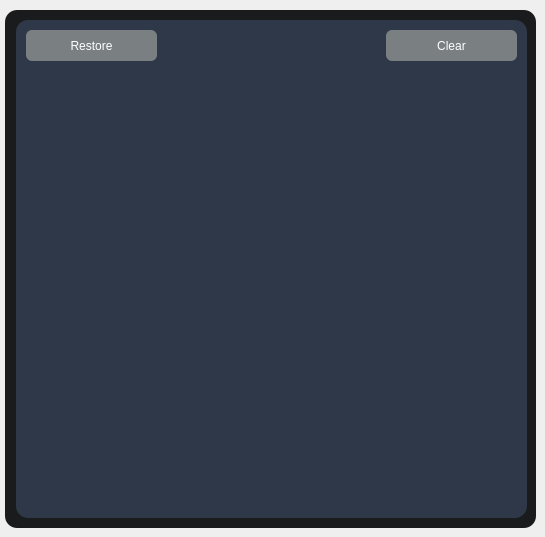
    <widget class="QWidget" name="tabHistory">
     <attribute name="title">
      <string>History</string>
     </attribute>
     <widget class="QFrame" name="frameHistory">
      <property name="geometry">
       <rect>
        <x>5</x>
        <y>10</y>
        <width>531</width>
        <height>518</height>
       </rect>
      </property>
      <property name="styleSheet">
       <string notr="true">background-color: #1a1b1c;
border-radius: 12px;</string>
      </property>
      <property name="frameShape">
       <enum>QFrame::StyledPanel</enum>
      </property>
      <property name="frameShadow">
       <enum>QFrame::Raised</enum>
      </property>
      <widget class="QGroupBox" name="groupBoxHistory">
       <property name="geometry">
        <rect>
         <x>11</x>
         <y>10</y>
         <width>511</width>
         <height>498</height>
        </rect>
       </property>
       <property name="styleSheet">
        <string notr="true">background:  #2e3848;
border-radius: 12px;</string>
       </property>
       <property name="title">
        <string/>
       </property>
       <widget class="QListWidget" name="list_hist">
        <property name="geometry">
         <rect>
          <x>5</x>
          <y>60</y>
          <width>501</width>
          <height>431</height>
         </rect>
        </property>
        <property name="font">
         <font>
          <pointsize>18</pointsize>
         </font>
        </property>
       </widget>
       <widget class="QPushButton" name="btn_hist_restore">
        <property name="geometry">
         <rect>
          <x>10</x>
          <y>10</y>
          <width>131</width>
          <height>31</height>
         </rect>
        </property>
        <property name="minimumSize">
         <size>
          <width>0</width>
          <height>0</height>
         </size>
        </property>
        <property name="styleSheet">
         <string notr="true">QPushButton {
background: #7a7f82;
border-radius: 6px;
color: #FFFFFF;
height:  50px;
}</string>
        </property>
        <property name="text">
         <string>Restore</string>
        </property>
       </widget>
       <widget class="QPushButton" name="btn_hist_clear">
        <property name="geometry">
         <rect>
          <x>370</x>
          <y>10</y>
          <width>131</width>
          <height>31</height>
         </rect>
        </property>
        <property name="minimumSize">
         <size>
          <width>0</width>
          <height>0</height>
         </size>
        </property>
        <property name="styleSheet">
         <string notr="true">QPushButton {
background: #7a7f82;
border-radius: 6px;
color: #FFFFFF;
height:  50px;
}</string>
        </property>
        <property name="text">
         <string>Clear</string>
        </property>
       </widget>
      </widget>
     </widget>
    </widget>
